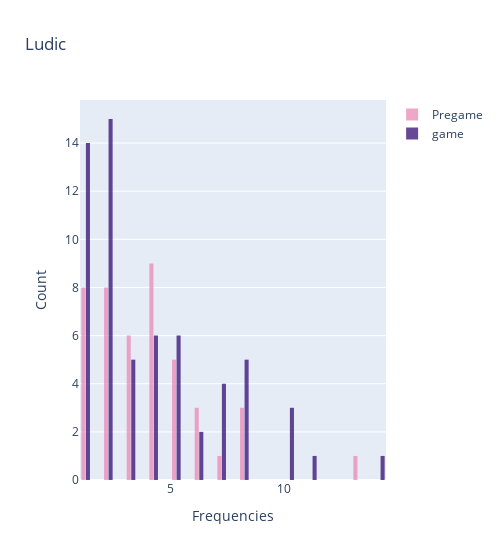

Notebook code for this chart:
### Code cell
fig = go.Figure()
behavior = 'Ludic'
fig.add_trace(go.Histogram(
    x=freq[(freq['macro_bhv']==behavior)&(freq['period']=='pregame')]['freq'],
    name='Pregame', # name used in legend and hover labels
    xbins=dict( # bins used for histogram
        start=-4.0,
        end=30,
        size=0.5
    ),
    marker_color='#EB89B5',
    opacity=0.75
))
fig.add_trace(go.Histogram(
    x=freq[(freq['macro_bhv']==behavior)&(freq['period']=='game')]['freq'],
    name='game',
    xbins=dict(
        start=-3.0,
        end=31,
        size=0.5
    ),
    marker_color='#330C73',
    opacity=0.75
))

fig.update_layout(
    title_text=behavior, # title of plot
    xaxis_title_text='Frequencies', # xaxis label
    yaxis_title_text='Count', # yaxis label
    bargap=0.2, # gap between bars of adjacent location coordinates
    bargroupgap=0.1, # gap between bars of the same location coordinates
    width=500
)

fig.show()

### Figure 1 — Plotly figure (JSON) as saved in the notebook; plotly's stock layout.template omitted (floating-point values rounded to 4 significant figures)
{"data": [{"marker": {"color": "#EB89B5"}, "name": "Pregame", "opacity": 0.75, "type": "histogram", "x": [3, 1, 5, 2, 4, 3, 6, 1, 4, 4, 8, 4, 1, 1, 2, 2, 4, 1, 13, 4, 1, 6, 4, 4, 2, 5, 5, 1, 6, 2, 3, 2, 5, 5, 2, 1, 3, 4, 8, 2, 3, 3, 8, 7], "xbins": {"end": 30, "size": 0.5, "start": -4}}, {"marker": {"color": "#330C73"}, "name": "game", "opacity": 0.75, "type": "histogram", "x": [2, 14, 5, 2, 2, 4, 8, 4, 3, 2, 2, 5, 1, 8, 10, 4, 1, 5, 4, 7, 1, 1, 6, 1, 10, 8, 1, 2, 1, 2, 1, 2, 2, 5, 2, 2, 1, 7, 2, 3, 3, 2, 11, 2, 5, 1, 8, 10, 1, 8, 6, 4, 7, 1, 3, 5, 1, 4, 7, 3, 2, 1], "xbins": {"end": 31, "size": 0.5, "start": -3}}], "layout": {"bargap": 0.2, "bargroupgap": 0.1, "title": {"text": "Ludic"}, "width": 500, "xaxis": {"title": {"text": "Frequencies"}}, "yaxis": {"title": {"text": "Count"}}}}
